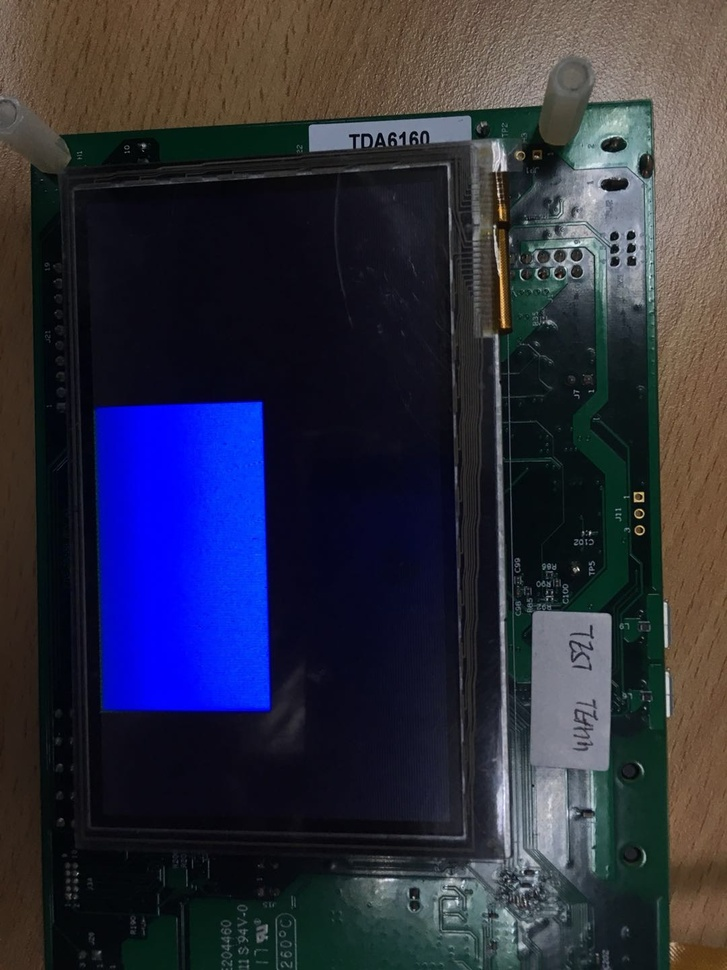
#> input picture pyopencv/pxp_blue.jpg, 727 x 970 px, shrunk from 1080 x 1440 before the run, found by its file name
$ python matplot_test.py
#> lines starting #> are read from the running program, lines starting #| are printed output that depends on the picture; after the words box and inside, x2 and y2 are one past the last pixel; in counts of white or black regions, pixels touching at a corner belong together
import cv2
import numpy as np
from matplotlib import pyplot as plt
img = cv2.imread('c:\\video\pxp_blue.jpg')
#> img is the input picture: shape (970, 727, 3); mean B, G, R 61.8, 45.5, 44.7
hsv = cv2.cvtColor(img, cv2.COLOR_BGR2HSV)
#> hsv: shape (970, 727, 3); mean H, S, V 83.9, 124.7, 71.9
# h, s, v = cv2.split(yuv)

LowerBlue = np.array([100, 100, 50])
UpperBlue = np.array([130, 255, 255])
mask = cv2.inRange(hsv, LowerBlue, UpperBlue)
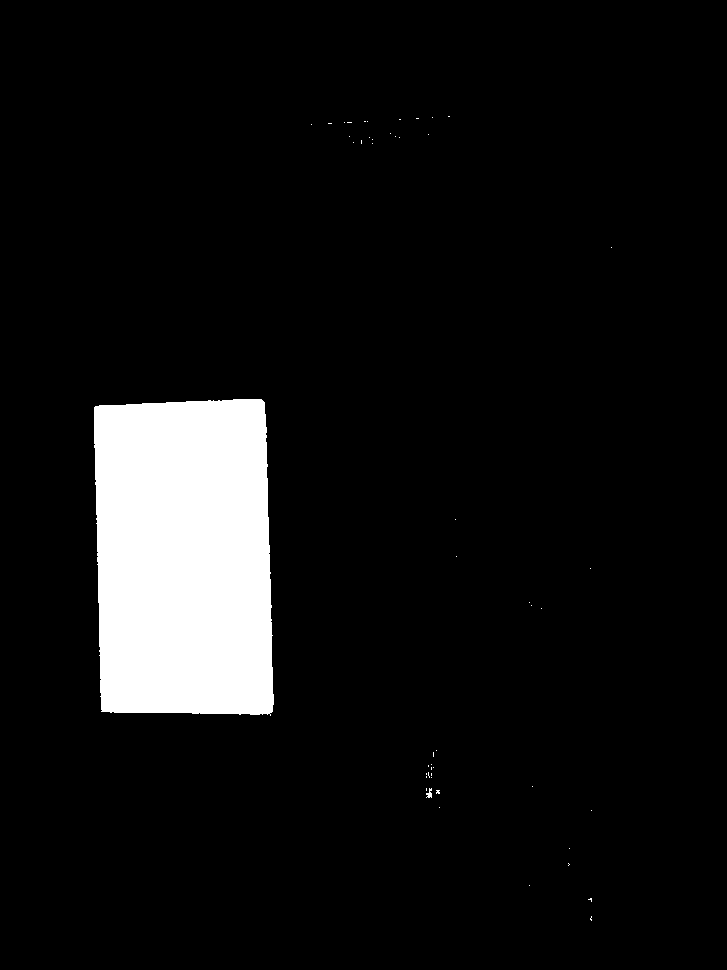
#> mask: shape (970, 727); 7.6% white; 50 white regions (48 under 20 px), largest, box (x1, y1, x2, y2) and area: (94, 399, 274, 716) 53691, (426, 788, 432, 798) 36
blueThings = cv2.bitwise_and(img, img, mask=mask)
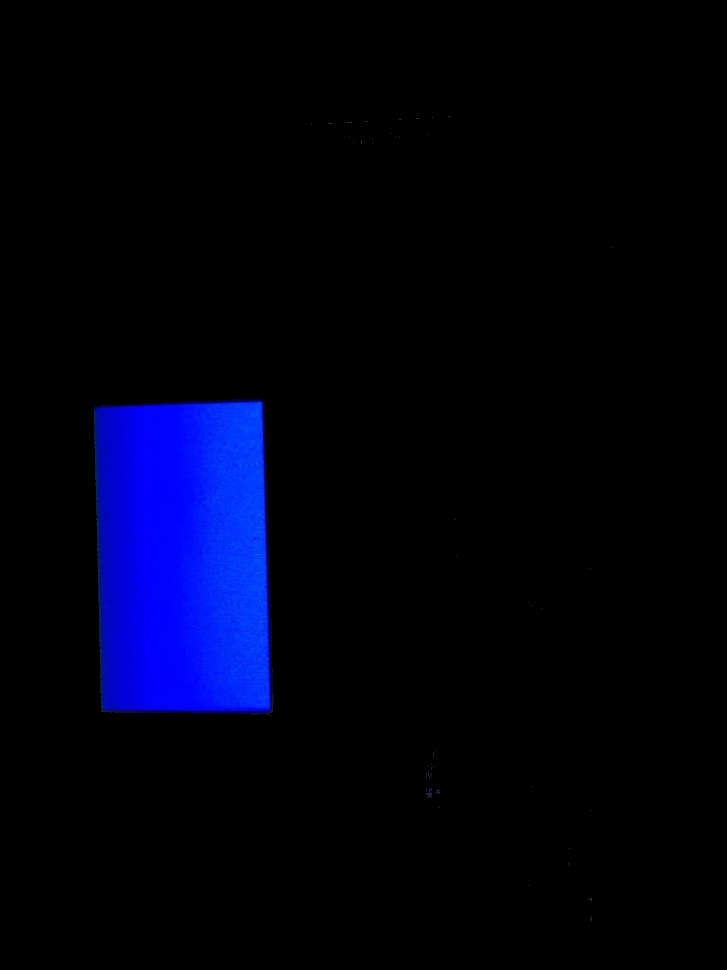
#> blueThings: shape (970, 727, 3); mean B, G, R 17.8, 1.6, 0.2

edges = cv2.Canny(blueThings,100,200)
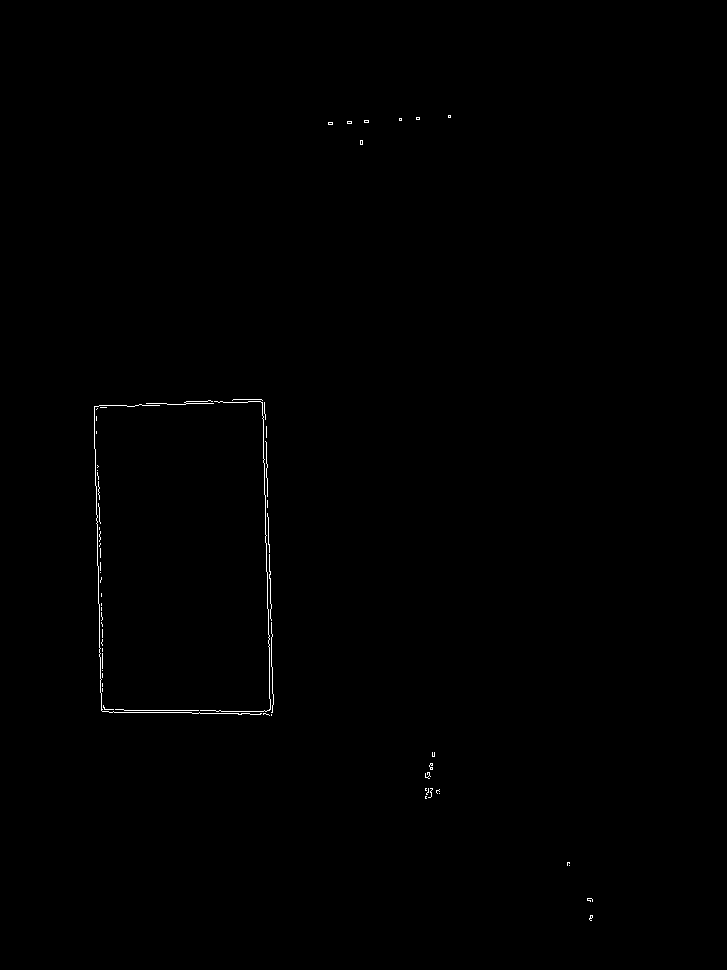
#> edges: shape (970, 727); 0.27% white in thin lines or dots, all inside (x1, y1, x2, y2) = (94, 115, 593, 921)
plt.subplot(121),plt.imshow(blueThings,cmap = 'gray')
plt.title('Original Image'), plt.xticks([]), plt.yticks([])
plt.subplot(122),plt.imshow(edges,cmap = 'gray')
plt.title('Edge Image'), plt.xticks([]), plt.yticks([])
plt.show()
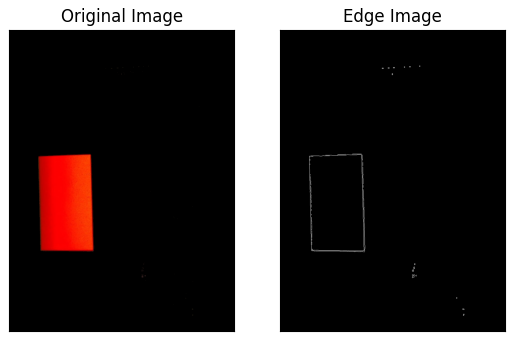
#> figure drawn by matplotlib, 2 panels; B, G, R data is drawn as R, G, B

$ run again, with pyopencv/lcd.jpg copied over pyopencv/pxp_blue.jpg
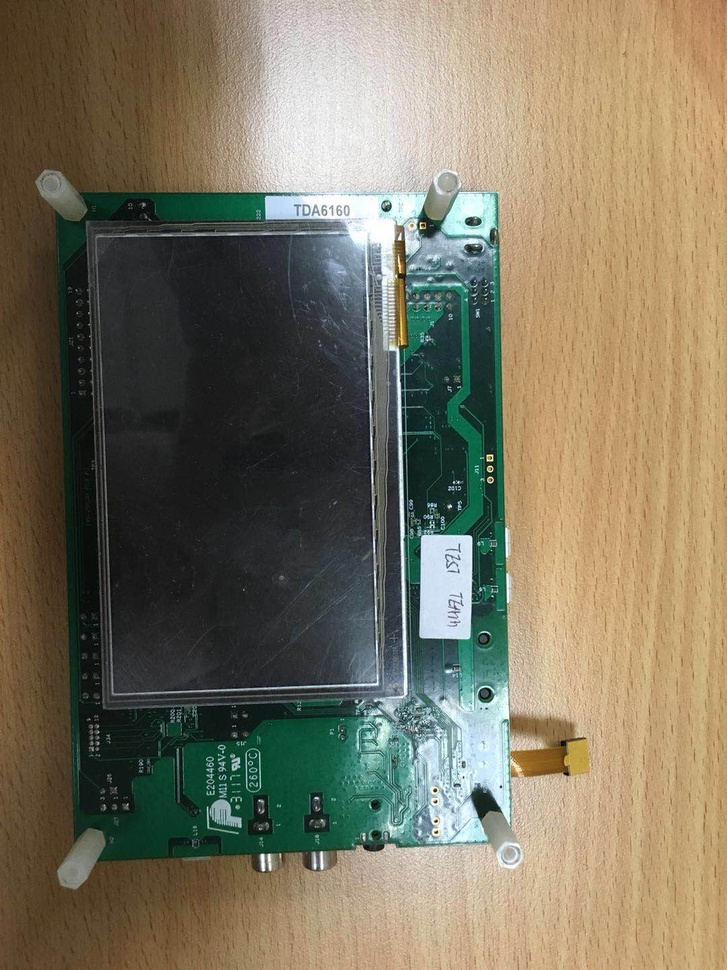
#> input picture pyopencv/lcd.jpg, 727 x 970 px, shrunk from 1080 x 1440 before the run, found by its file name
#> img is the input picture: shape (970, 727, 3); mean B, G, R 95.7, 116.2, 123.6
#> hsv: shape (970, 727, 3); mean H, S, V 44, 84.6, 132.1
#> `mask = cv2.inRange(hsv, LowerBlue, UpperBlue)`:
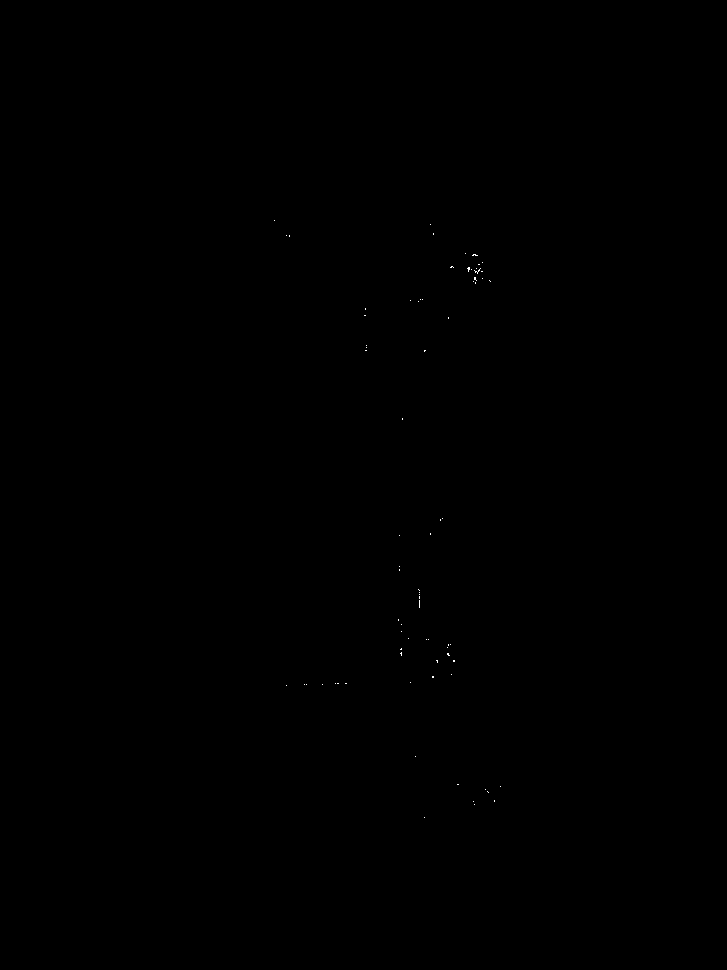
#> mask: shape (970, 727); 0.02% white in thin lines or dots, all inside (x1, y1, x2, y2) = (274, 220, 501, 818)
#> edges: shape (970, 727); 0.06% white in thin lines or dots, all inside (x1, y1, x2, y2) = (285, 233, 496, 819)
#> `plt.show()`:
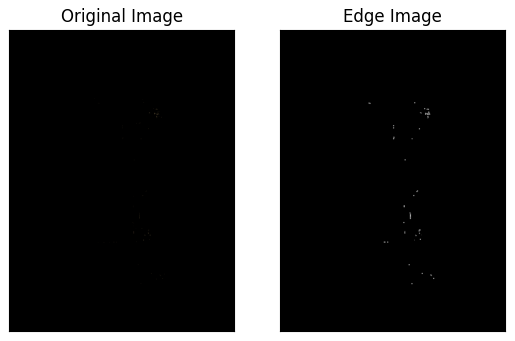
#> figure drawn by matplotlib, 2 panels; B, G, R data is drawn as R, G, B
